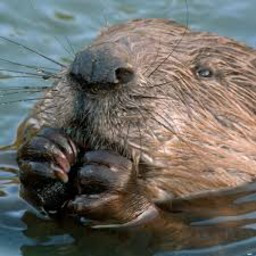
#> input picture imgs/beaver.png, 256 x 256 px
$ python quantum_compression.py
#> lines starting #> are read from the running program, lines starting #| are printed output that depends on the picture
from qiskit import QuantumCircuit, QuantumRegister
import qiskit
import numpy as np
import numpy as np
from qiskit.circuit.library.standard_gates import PhaseGate
from PIL import Image


# [60 lines left out: functions qft, adder, muller, not called in this run]


def c(u):
    if u == 0:
        return 1 / np.sqrt(2)
    else:
        return 1


# discrete cosine transform on greyscale image
def dct(img_arr):
    # loop through 8x8 blocks
    m, n = img_arr.shape
    dct = np.zeros(img_arr.shape)
    for i in range(0, m, 8):
        for j in range(0, n, 8):
            for k in range(0, 8):
                for l in range(0, 8):
                    sum = 0
                    for p in range(0, 8):
                        for q in range(0, 8):
                            sum += img_arr[i + p, j + q] * \
                                np.cos((2 * p + 1) * k * np.pi / 16) * \
                                np.cos((2 * q + 1) * l * np.pi / 16)
                    sum *= 1 / 4 * c(k) * c(l)
                    dct[i + k, j + l] = sum

    return dct


# inverse discrete cosine transform on dtc coefficients
# [18 lines left out: function idct, not called in this run]


# puts dtc coefficients trough quantization matrix
def quantize(dct_coefficients, quantization_matrix):
    m, n = dct_coefficients.shape
    quantized = np.zeros(dct_coefficients.shape)
    for i in range(0, m, 8):
        for j in range(0, n, 8):
            for k in range(0, 8):
                for l in range(0, 8):
                    quantized[i + k, j + l] = np.round(
                        dct_coefficients[i + k, j + l] / quantization_matrix[k][l])

    return quantized


# [64 lines left out: functions dequantize, apply_UYX, encode_quantization_matrix, not called in this run]


# Main
img = Image.open(f"imgs/beaver.png").convert("L")
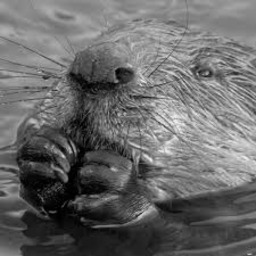
#> img: PIL image 256x256 L; min 0, max 242, mean 105.2
img_arr = np.asarray(img)
print("Original image array:\n", img_arr)
#> (printed output is left out)


# Step 1: DCT and quantize
quantization_matrix = np.array([
    [16, 11, 10, 16, 24, 40, 51, 61],
    [12, 12, 14, 19, 26, 58, 60, 55],
    [14, 13, 16, 24, 40, 57, 69, 56],
    [14, 17, 22, 29, 51, 87, 80, 62],
    [18, 22, 37, 56, 68, 109, 103, 77],
    [24, 35, 55, 64, 81, 104, 113, 92],
    [49, 64, 78, 87, 103, 121, 120, 101],
    [72, 92, 95, 98, 112, 100, 103, 99]
])

dct_coefficients = dct(img_arr)
#> after the loop in dct, `for i in range(0, m, 8):`:
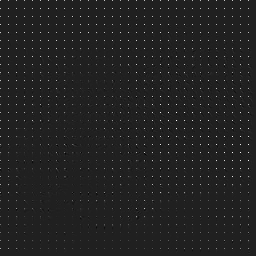
#> dct: shape (256, 256) float64; min -238.3, max 1611.5, mean 13.2; drawn with min black and max white
quantized_coefficients = quantize(dct_coefficients, quantization_matrix)
print("Quantized DCT Coefficients:\n", quantized_coefficients)
#> (printed output is left out)


# Step 2: Store the quantized DCT coefficients into quantum systems
q = 8
n = 8

num_qubits = q + 2 * n

#> (the run stopped early here; a loop or call above may not have finished)
